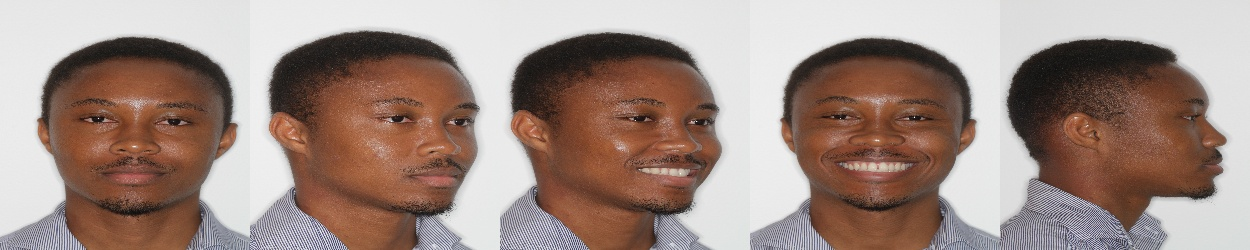
#> input picture montage/montage.jpg, 1250 x 250 px, given in place of IMG_0506.JPG, which was not available
$ python '4- slide test.py'
#> lines starting #> are read from the running program, lines starting #| are printed output that depends on the picture; after the words box and inside, x2 and y2 are one past the last pixel; in counts of white or black regions, pixels touching at a corner belong together; pictures that were not available may be replaced by others from this repository, and a replacement may not be noted
import os as o
import re
from functions import *

# Prepare environment for scanning
# Create a folder in the current directory to work from
cwd = o.getcwd()
# Create a folder for the excel sheet and a report on the images detected
o.makedirs(cwd + "/montage_report/excels/",511,True)
o.makedirs(cwd + "/montage_report/logs/",511,True)
# input("wait")

# the folder that contains the images we want to generate a report on
directory_to_search ="C:\\Users\\KWAKU\\Desktop\Platinum Dental\\Montage maker\\pictures";
directory_to_search = re.sub(r"(?<!/)/(?!/)", "//", directory_to_search) # cleaning the path of escape characters


# get the path for all images with faces (generate log of fails)
# images = find_images(directory_to_search)
images = ["C:\\Users\\KWAKU\\Desktop\\Platinum Dental\\Montage maker\\pictures\\IMG_0506.JPG"]
# [20 lines of commented-out code are left out]


import argparse
import cv2

def detect_faces(image_path):
    # Load the image
    image = cv2.imread(image_path)
#> image is the input picture: shape (250, 1250, 3); mean B, G, R 131.4, 139.6, 160.1
    if image is None:
        print("Error: Unable to load the image.")
        return

    # Load pre-trained face detection model
    face_cascade = cv2.CascadeClassifier(cv2.data.haarcascades + "haarcascade_frontalface_default.xml")

    # Convert the image to grayscale for face detection
    gray_image = cv2.cvtColor(image, cv2.COLOR_BGR2GRAY)
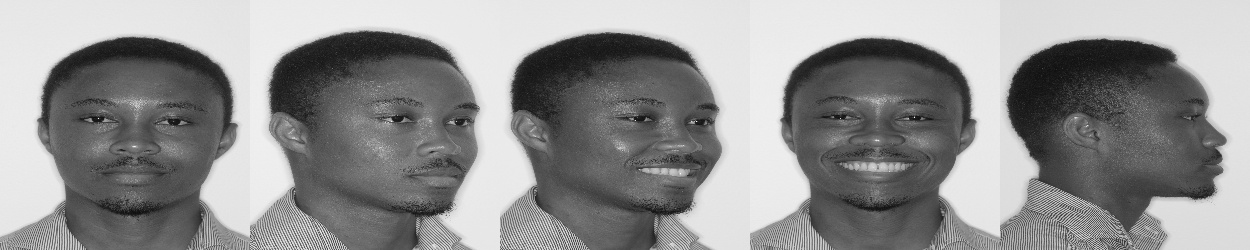
#> gray_image: shape (250, 1250); min 12, max 252, mean 144.8

    # Detect faces in the image
    faces = face_cascade.detectMultiScale(gray_image, scaleFactor=1.1, minNeighbors=5, minSize=(30, 30))
#> faces = [[50, 57, 170, 170]]

    # Draw rectangles around the detected faces
    for (x, y, w, h) in faces:
        cv2.rectangle(image, (x, y), (x + w, y + h), (0, 255, 0), 2)
#> this loop made 1 pass
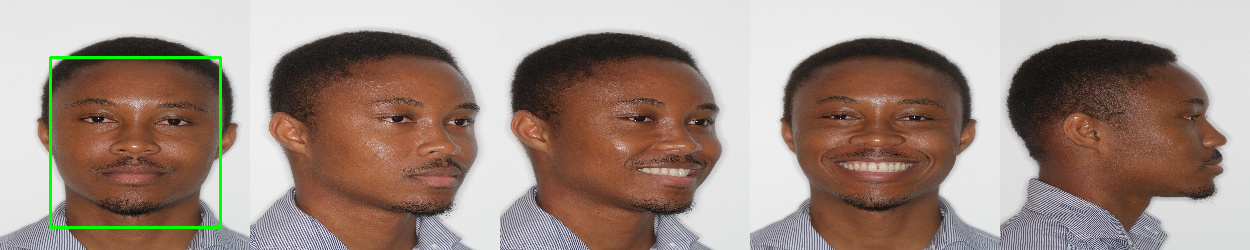
#> image: shape (250, 1250, 3); 0.65% of pixels changed, all inside (x1, y1, x2, y2) = (49, 56, 222, 229)

    h,w,_ = image.shape
#> h = 250; w = 1250
    image = cv2.resize(image, (w//3,h//3))
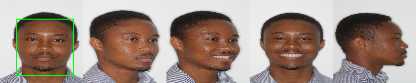
#> image: shape (83, 416, 3); mean B, G, R 130.6, 140.5, 159.2
    # image = cv2.resize(image, (0,0), fx=0.5, fy=0.5)
    # Display the image with face detections
    cv2.imshow("Face Detections", image)
    cv2.waitKey(0)
    cv2.destroyAllWindows()

if __name__ == "__main__":
    # Create an argument parser
    # parser = argparse.ArgumentParser(description="Face detection on an image using argparse.")
    # parser.add_argument("image_path", type=str, help="Path to the input image")

    # # Parse the arguments
    # args = parser.parse_args()

    # Perform face detection on the input image
    detect_faces(images[0])
